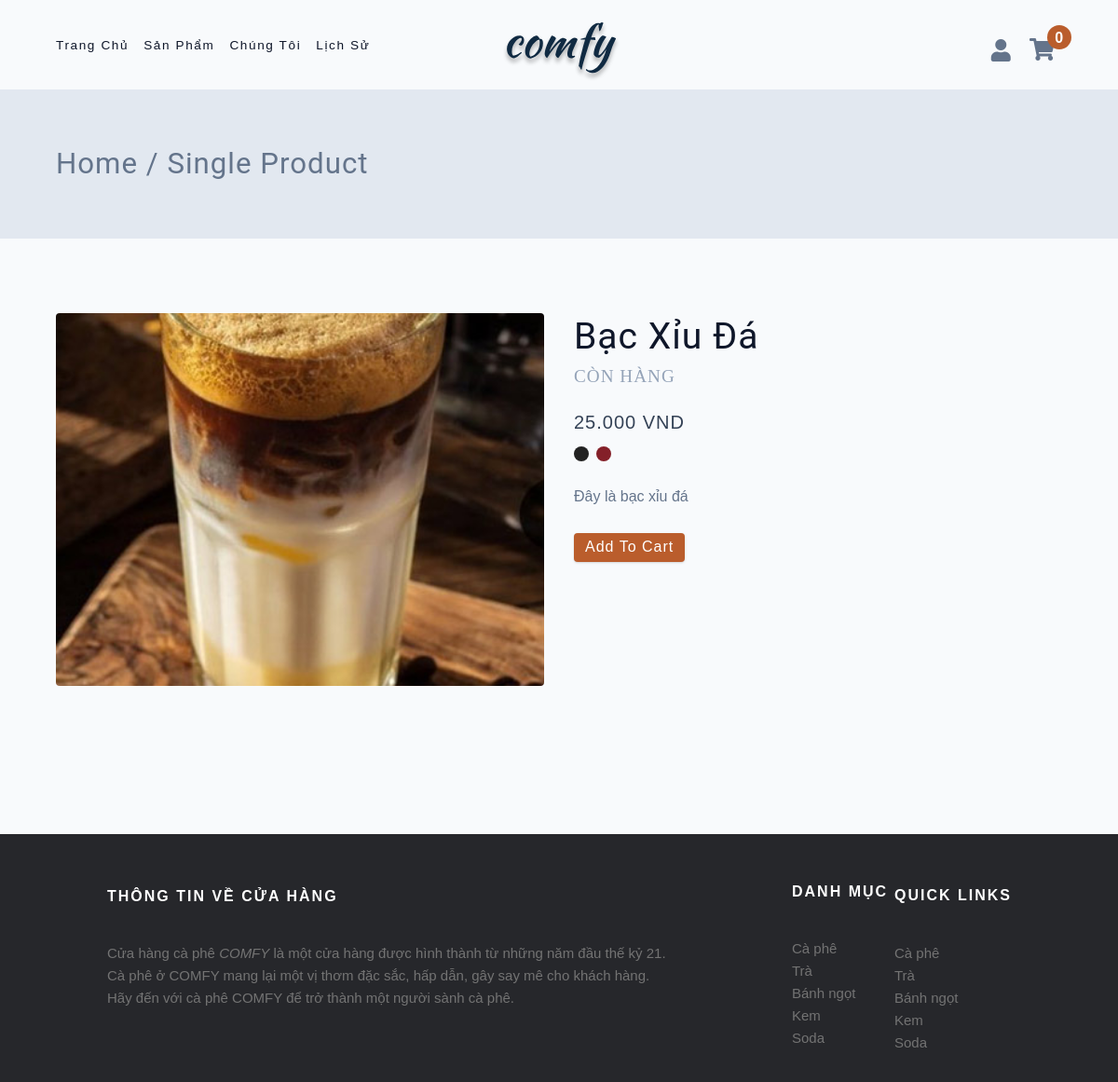
The app's page /single-product.php?id=1 with its own data.
### tables this page shows
CREATE TABLE `sanpham` (
  `productid` int(11) NOT NULL,
  `productname` varchar(255) NOT NULL,
  `productdesciption` varchar(255) DEFAULT NULL,
  `productcost` int(11) NOT NULL,
  `productimage` varchar(255) DEFAULT NULL,
  `quantity` int(11) NOT NULL,
  `statusid` int(11) NOT NULL,
  `promoid` int(11) DEFAULT NULL,
  `is_promo` bit(1) NOT NULL,
  `categoryid` int(11) NOT NULL
);

CREATE TABLE `trangthai` (
  `statusid` int(11) NOT NULL,
  `statusname` varchar(255) NOT NULL,
  `statusdescription` varchar(255) DEFAULT NULL
);

### model/product.php (called while the page is built)
<?php
return[
    'GetAll' => function($conn) {
        $query ="SELECT * FROM `sanpham`";
        $result = mysqli_query($conn,$query);
        $data = array();
        while($row = mysqli_fetch_array($result)){
            $data[] = $row;
        }
        return $data;
    },
    'SearchProducts' => function($conn,$Name,$Cate, $MinCost, $MaxCost) {
        $condition1 = " = ";
        if (empty($Cate)) {
            $condition1 = " <> ";
            $Cate = 0;
        }
        $query = "SELECT * FROM `sanpham` WHERE (sanpham.categoryid".$condition1.$Cate." AND (sanpham.productcost BETWEEN $MinCost AND $MaxCost) AND sanpham.productname LIKE '%".$Name."%')";
        $result = mysqli_query($conn,$query);
        $data = array();
        while($row = mysqli_fetch_array($result)){
            $data[] = $row;
        }
        return $data;
    },
    'GetProductDetail' => function($conn, $ProductID){
        $query ="SELECT * FROM `sanpham` INNER JOIN `trangthai` ON sanpham.statusid = trangthai.statusid WHERE sanpham.productid = $ProductID";
        $result = mysqli_query($conn, $query);
        $data  = array();
        while($row = mysqli_fetch_array($result)){
            $data[] = $row;
        }
        return $data;
    },
]
?>

### single-product.php (the view, shortened to what this page needs)
<?php
if (isset($_SERVER['HTTPS']) && $_SERVER['HTTPS'] === 'on') {
    $url = "https://";
} else {
    $url = "http://";
}
$url .= $_SERVER['HTTP_HOST'];
$url .= $_SERVER['REQUEST_URI'];
$url_components = parse_url($url);
parse_str($url_components['query'], $params);
$idPro = $params['id'];
?>
<!DOCTYPE html>
<html lang="en">
<head>
    <link rel="stylesheet" href="./css/normalize.css" />
    <link rel="stylesheet" href="https://cdnjs.cloudflare.com/ajax/libs/font-awesome/5.14.0/css/all.min.css" />
    <link rel="stylesheet" href="./css/styles.css" />
</head>
<body>
    <?php include 'navbar-SC.php' ?>
    <section class="page-hero">
        <div class="section-center">
            <h3 class="page-hero-title">Home / Single Product</h3>
        </div>
    </section>
    <?php
        require_once('../final/connect.php');
        ['GetProductDetail' => $func] = require '../final/model/product.php';
        $ProductDetail = $func($conn, $idPro);
        for ($i = 0; $i < count($ProductDetail); $i++) {
            $price1 =  number_format(intval($ProductDetail[$i]['productcost']), 0, '', '.');
            echo "
            <section class=\"single-product section\">
            <div class=\"section-center single-product-center\">
            <img src=\"imgEC/" . $ProductDetail[$i]['productimage'] . "\" class=\"single-product-img img\" alt=\"\" />
            <article class=\"single-product-info\">
            <div>
            <h2 class=\"single-product-title\">" . $ProductDetail[$i]['productname'] . "</h2>
            <p class=\"single-product-company text-slanted\">" . $ProductDetail[$i]['statusname'] . "</p>
            <span class=\"single-product-price\">$price1 VND</span>
            <div class=\"single-product-colors\"> <span class=\"product-color\"></span>
            <span class=\"product-color product-color-red\"></span>
            </div>
            <p class=\"single-product-desc\"> " . $ProductDetail[$i]['productdesciption'] . " </p>
            <button onclick=\"buyProduct(" . $ProductDetail[$i]['productid'] . ")\" class=\"addToCartBtn btn\" data-id=\"id\">add to cart</button>
            </div>
            </article>
            </div>
            </section>
            ";
        }
    ?>
    <?php include 'footer.php' ?>
</body>
</html>

### css/styles.css (style rules this page uses)
html { font-size: 100%; }
:root { --primary-100: hsl(21, 94%, 87%); --primary-200: hsl(21, 80%, 74%); --primary-300: hsl(21, 65%, 59%); --primary-400: hsl(21, 57%, 50%); --primary-500: hsl(21, 62%, 45%); --primary-600: hsl(21, 77%, 34%); --primary-700: hsl(21, 81%, 29%); --primary-800: hsl(21, 84%, 25%); --primary-900: hsl(21, 91%, 17%); --grey-50: #f8fafc; --grey-100: #f1f5f9; --grey-200: #e2e8f0; --grey-300: #cbd5e1; --grey-400: #94a3b8; --grey-500: #64748b; --grey-600: #475569; --grey-700: #334155; --grey-800: #1e293b; --grey-900: #0f172a; --black: #222; --white: #fff; --red-light: #f8d7da; --red-dark: #842029; --green-light: #d1e7dd; --green-dark: #0f5132; --headingFont: 'Roboto', sans-serif; --bodyFont: 'Nunito', sans-serif; --smallText: 0.7em; --backgroundColor: var(--grey-50); --textColor: var(--grey-900); --borderRadius: 0.25rem; --letterSpacing: 1px; --transition: 0.3s ease-in-out all; --max-width: 1120px; --fixed-width: 600px; --fluid-width: 90vw; --shadow-1: 0 1px 3px 0 rgba(0, 0, 0, 0.1), 0 1px 2px 0 rgba(0, 0, 0, 0.06); --shadow-2: 0 4px 6px -1px rgba(0, 0, 0, 0.1), 0 2px 4px -1px rgba(0, 0, 0, 0.06); --shadow-3: 0 10px 15px -3px rgba(0, 0, 0, 0.1), 0 4px 6px -2px rgba(0, 0, 0, 0.05); --shadow-4: 0 20px 25px -5px rgba(0, 0, 0, 0.1), 0 10px 10px -5px rgba(0, 0, 0, 0.04); }
body { background: var(--backgroundColor); font-family: var(--bodyFont); font-weight: 400; line-height: 1.75; color: var(--textColor); }
p { margin-bottom: 1.5rem; max-width: 40em; }
h1, h2, h3, h4, h5 { margin: 0; margin-bottom: 1.38rem; font-family: var(--headingFont); font-weight: 400; line-height: 1.3; text-transform: capitalize; letter-spacing: var(--letterSpacing); }
h2 { font-size: 2.441rem; }
h3 { font-size: 1.953rem; }
.img { width: 100%; display: block; object-fit: cover; }
.btn { cursor: pointer; color: var(--white); background: var(--primary-500); border: transparent; border-radius: var(--borderRadius); letter-spacing: var(--letterSpacing); padding: 0.375rem 0.75rem; box-shadow: var(--shadow-1); transition: var(--transition); text-transform: capitalize; display: inline-block; }
::placeholder { font-family: inherit; color: var(--grey-400); }
.text-slanted { font-family: 'Kaushan Script', cursive; }
.section { padding: 5rem 0; }
.section-center { width: var(--fluid-width); max-width: var(--max-width); margin: 0 auto; }
.page-hero { min-height: 20vh; display: grid; place-items: center; background: var(--grey-200); color: var(--grey-500); }
.page-hero-title { margin-bottom: 0; }
.single-product-center { display: grid; gap: 1rem 2rem; }
.single-product-img { height: 25rem; border-radius: var(--borderRadius); }
.single-product-title { margin-bottom: 0; }
.single-product-company { font-size: 1.2rem; color: var(--grey-400); text-transform: uppercase; letter-spacing: var(--letterSpacing); margin: 0; margin-bottom: 1rem; }
.single-product-price { display: inline-block; color: var(--grey-700); font-size: 1.25rem; font-weight: 500; letter-spacing: var(--letterSpacing); margin-bottom: 0.5rem; }
.single-product-colors { display: flex; gap: 0.5rem; }
.product-color { display: inline-block; width: 1rem; height: 1rem; border-radius: 50%; background: #222; }
.product-color-red { background: var(--red-dark); }
.single-product-desc { max-width: 25em; line-height: 1.8; color: var(--grey-500); margin-top: 1.5rem; }
@media screen and (min-width: 992px) { .single-product-center { grid-template-columns: 1fr 1fr; } }

### records on screen
sanpham: productimage (picture), productname "Bạc Xỉu Đá", statusid.statusname "CÒN HÀNG", productcost "25.000", productdesciption "Đây là bạc xỉu đá"
